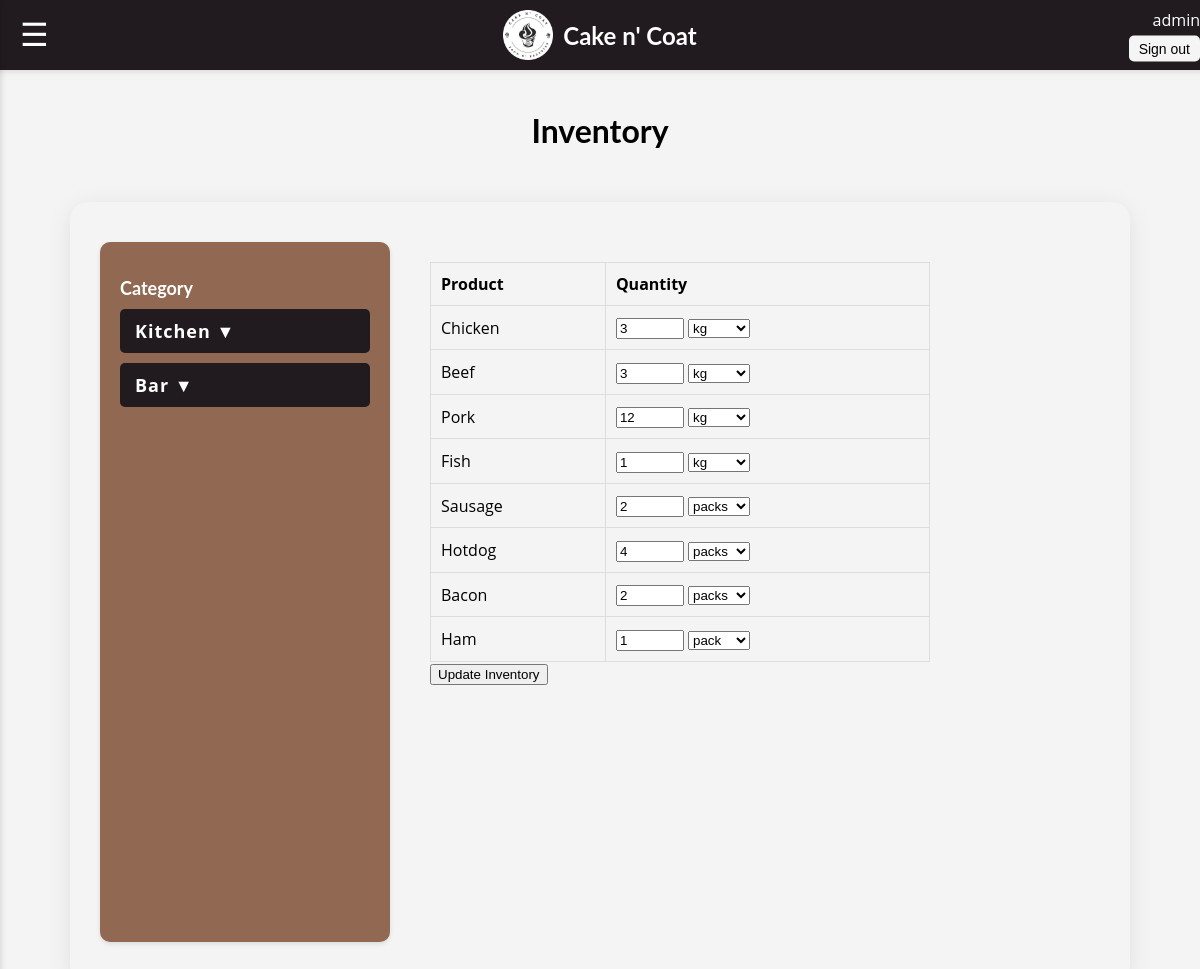
Page /inventory.php (signed in) on the committed database.
### tables this page shows
CREATE TABLE `inventory_item` (
  `id` int(11) NOT NULL,
  `category_id` int(11) NOT NULL,
  `name` varchar(100) NOT NULL,
  `quantity` decimal(10,2) DEFAULT 0.00,
  `unit` varchar(20) NOT NULL
);

### inventory.php (the view, shortened to what this page needs)
<?php
include("database/db.php");
$category = isset($_GET['category']) ? $_GET['category'] : 'Meat';
$stmt = $conn->prepare("SELECT id FROM inventory_category WHERE name = ?");
$stmt->bind_param("s", $category);
$stmt->execute();
$stmt->bind_result($category_id);
$items = [];
if ($category_id) {
    $stmt = $conn->prepare("SELECT name, quantity, unit FROM inventory_item WHERE category_id = ?");
    $stmt->bind_param("i", $category_id);
    $stmt->execute();
    $stmt->bind_result($name, $quantity, $unit);
    while ($stmt->fetch()) {
        $items[] = ['product' => $name, 'quantity' => $quantity . ' ' . $unit];
    }
}
?>
<!DOCTYPE html>
<html lang="en">
<head>
    <link rel="stylesheet" href="assets/css/dashboard.css" type="text/css" />
</head>
<body>
    <div class="header">
        <div class="menu-icon-button">
            <button id="menu-toggle">&#9776;</button>
        </div>
        <img src="Images/cnclogo.png" alt="Logo" class="logo">
        <div class="brand-name">Cake n' Coat</div>
        <div class="username">
            <?php echo htmlspecialchars($_SESSION['user']); ?>
            <div><button id="signOut">Sign out</button></div>
        </div>
    </div>
    <div class="main">
        <h1>Inventory</h1>
        <div class="inventory-container">
            <div class="inventory-category">
                <h2>Category</h2>
                <ul>
                    <li>
                        <span class="category-header">Kitchen &#9660;</span>
                    </li>
                    <li>
                        <span class="category-header">Bar &#9660;</span>
                    </li>
                </ul>
            </div>
            <form id="inventory-form" method="POST" action="actions/update_inventory.php">
                <div class="inventory-table">
                    <table id="inventory-table">
                        <thead>
                            <tr>
                                <th>Product</th>
                                <th>Quantity</th>
                            </tr>
                        </thead>
                        <tbody>
                             <?php foreach ($items as $item): ?>
                                <?php
                                    preg_match('/^(\d+(?:\.\d+)?)\s*(.*)$/', $item['quantity'], $matches);
                                    $qty = isset($matches[1]) ? floatval($matches[1]) : 0;
                                    $unit = $matches[2] ?? 'kg';
                                ?>
                            <tr>
                                <td><?= htmlspecialchars($item['product']) ?></td>
                                <td>
                                    <input
                                        type="number"
                                        name="quantity[<?= htmlspecialchars($item['product']) ?>]"
                                        value="<?= htmlspecialchars($qty) ?>"
                                        step="0.01"
                                        min="0"
                                        style="width:60px;"
                                    />
                                    <select name="unit[<?= htmlspecialchars($item['product']) ?>]">
                                    <?php
                                        $units = ['kg', 'g', 'L', 'ml', 'packs', 'pack', 'bottles', 'bottle', 'jars', 'jar', 'cans', 'can', 'pcs', 'loaves', 'boxes', 'heads'];
                                        foreach ($units as $u): ?>
                                            <option value="<?= $u ?>" <?= $u === $unit ? 'selected' : '' ?>><?= $u ?></option>
                                    <?php endforeach; ?>
                                    </select>
                                </td>
                            </tr>
                            <?php endforeach; ?>
                        </tbody>
                    </table>
                </div>
                <button type="submit">Update Inventory</button>
            </form>
        </div>
    </div>
</body>
</html>

### assets/css/dashboard.css (style rules this page uses)
body { font-family: 'Open Sans', Arial, sans-serif; display: flex; flex-direction: column; align-items: center; height: 100vh; margin: 0; background-color: #f4f4f4; }
.header { width: 100%; display: flex; justify-content: center; align-items: center; padding: 10px; background-color:#211a1e; box-shadow: 0px 2px 5px rgba(0, 0, 0, 0.1); position: relative; }
.menu-icon-button { position: absolute; left: 10px; top: 50%; transform: translateY(-50%); }
.menu-icon-button button { font-size: 32px; background: none; border: none; color: white; cursor: pointer; letter-spacing: 5px; padding: 10px 20px; }
.logo { width: 50px; height: auto; margin-right: 10px; }
.brand-name { font-family: 'Lato', Arial, sans-serif; font-weight: bold; font-size: 24px; color: white; }
.username { position: absolute; right: 10px; top: 50%; transform: translateY(-50%); font-size: 16px; color: white; display: flex; flex-direction: column; align-items: flex-end; }
.username button { margin-top: 5px; padding: 5px 10px; font-size: 14px; background-color: #f5f5f5; color: rgb(0, 0, 0); border: none; border-radius: 5px; cursor: pointer; transition: background-color 0.3s; }
.main { display: flex; flex-direction: column; justify-content: center; align-items: center; flex-grow: 1; width: 1000px; position: relative; padding: 20px; }
table { width: 100%; border-collapse: collapse; margin-top: 20px; }
th, td { padding: 10px; text-align: left; border: 1px solid #ccc; }
th { background-color: #f8f9fa; }
h1, h2, h3, h4, h5, h6 { font-family: 'Lato', Arial, sans-serif; }
.brand-name { color: white; }
.inventory-container { display: flex; gap: 40px; margin-top: 30px; min-width: 1000px; min-height: 700px; padding: 40px 30px; border-radius: 18px; box-shadow: 0 4px 24px rgba(0,0,0,0.08); }
.inventory-category { width: 250px; background-color: #916953; padding: 20px; border-radius: 10px; box-shadow: 0px 2px 5px rgba(0, 0, 0, 0.1); }
.inventory-category h2 { font-size: 18px; font-weight: bold; margin-bottom: 10px; color: white; }
.inventory-category ul { list-style: none; padding: 0; margin: 0; }
.inventory-category ul li { margin-bottom: 10px; position: relative; }
.inventory-category .category-header { font-weight: bold; font-size: 18px; color: #fff; background-color: #211a1e; padding: 10px 15px; border-radius: 5px; display: block; cursor: pointer; margin-bottom: 5px; letter-spacing: 1px; transition: background-color 0.2s; }
.inventory-table { width: 100%; max-width: 700px; }
.inventory-table table { width: 100%; font-size: 1rem; min-width: 500px; min-height: 400px; padding: 20px; }
.inventory-table th, .inventory-table td { border: 1px solid #ddd; padding: 10px; text-align: left; }
.inventory-table th { background-color: #f4f4f4; font-weight: bold; }

### rows in the picture
inventory_item: quantity "4", unit "packs"
inventory_item: quantity "1", unit "pack"

### other values in the picture
$_SESSION['user'] "admin"
$item['product'] "Chicken"
$item['product'] "Beef"
$item['product'] "Pork"
$item['product'] "Fish"
$item['product'] "Sausage"
$item['product'] "Hotdog"
$item['product'] "Bacon"
$item['product'] "Ham"
form field value "kg"
form field value "packs"
